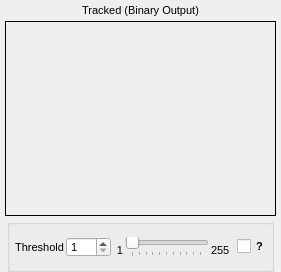
               <widget class="QWidget" name="widget_2" native="true">
                <property name="sizePolicy">
                 <sizepolicy hsizetype="Expanding" vsizetype="Expanding">
                  <horstretch>0</horstretch>
                  <verstretch>0</verstretch>
                 </sizepolicy>
                </property>
                <property name="minimumSize">
                 <size>
                  <width>268</width>
                  <height>272</height>
                 </size>
                </property>
                <layout class="QVBoxLayout" name="verticalLayout_8">
                 <property name="spacing">
                  <number>1</number>
                 </property>
                 <property name="leftMargin">
                  <number>5</number>
                 </property>
                 <property name="topMargin">
                  <number>0</number>
                 </property>
                 <property name="rightMargin">
                  <number>5</number>
                 </property>
                 <property name="bottomMargin">
                  <number>0</number>
                 </property>
                 <item>
                  <widget class="QLabel" name="label_tracked">
                   <property name="sizePolicy">
                    <sizepolicy hsizetype="Expanding" vsizetype="Fixed">
                     <horstretch>0</horstretch>
                     <verstretch>0</verstretch>
                    </sizepolicy>
                   </property>
                   <property name="minimumSize">
                    <size>
                     <width>0</width>
                     <height>20</height>
                    </size>
                   </property>
                   <property name="font">
                    <font>
                     <pointsize>8</pointsize>
                     <weight>50</weight>
                     <bold>false</bold>
                    </font>
                   </property>
                   <property name="text">
                    <string>Tracked (Binary Output)</string>
                   </property>
                   <property name="alignment">
                    <set>Qt::AlignCenter</set>
                   </property>
                  </widget>
                 </item>
                 <item>
                  <widget class="QFrame" name="frame_trackedImage">
                   <property name="sizePolicy">
                    <sizepolicy hsizetype="Expanding" vsizetype="Expanding">
                     <horstretch>0</horstretch>
                     <verstretch>0</verstretch>
                    </sizepolicy>
                   </property>
                   <property name="minimumSize">
                    <size>
                     <width>258</width>
                     <height>194</height>
                    </size>
                   </property>
                   <property name="maximumSize">
                    <size>
                     <width>16777215</width>
                     <height>16777215</height>
                    </size>
                   </property>
                   <property name="frameShape">
                    <enum>QFrame::Box</enum>
                   </property>
                   <property name="lineWidth">
                    <number>1</number>
                   </property>
                   <layout class="QHBoxLayout" name="horizontalLayout_trackedImage">
                    <property name="spacing">
                     <number>0</number>
                    </property>
                    <property name="margin">
                     <number>1</number>
                    </property>
                   </layout>
                  </widget>
                 </item>
                 <item>
                  <layout class="QHBoxLayout" name="horizontalLayout_5">
                   <property name="spacing">
                    <number>0</number>
                   </property>
                   <property name="topMargin">
                    <number>2</number>
                   </property>
                   <item>
                    <spacer name="horizontalSpacer_5">
                     <property name="orientation">
                      <enum>Qt::Horizontal</enum>
                     </property>
                     <property name="sizeType">
                      <enum>QSizePolicy::Fixed</enum>
                     </property>
                     <property name="sizeHint" stdset="0">
                      <size>
                       <width>2</width>
                       <height>20</height>
                      </size>
                     </property>
                    </spacer>
                   </item>
                   <item>
                    <widget class="QGroupBox" name="groupBox_threshold">
                     <property name="sizePolicy">
                      <sizepolicy hsizetype="Expanding" vsizetype="Fixed">
                       <horstretch>0</horstretch>
                       <verstretch>0</verstretch>
                      </sizepolicy>
                     </property>
                     <property name="minimumSize">
                      <size>
                       <width>0</width>
                       <height>53</height>
                      </size>
                     </property>
                     <property name="maximumSize">
                      <size>
                       <width>16777215</width>
                       <height>53</height>
                      </size>
                     </property>
                     <property name="font">
                      <font>
                       <pointsize>8</pointsize>
                      </font>
                     </property>
                     <property name="title">
                      <string/>
                     </property>
                     <property name="alignment">
                      <set>Qt::AlignCenter</set>
                     </property>
                     <layout class="QGridLayout" name="gridLayout_4">
                      <property name="margin">
                       <number>2</number>
                      </property>
                      <property name="spacing">
                       <number>2</number>
                      </property>
                      <item row="0" column="1">
                       <widget class="QLabel" name="label_threshold">
                        <property name="sizePolicy">
                         <sizepolicy hsizetype="Preferred" vsizetype="Preferred">
                          <horstretch>0</horstretch>
                          <verstretch>0</verstretch>
                         </sizepolicy>
                        </property>
                        <property name="minimumSize">
                         <size>
                          <width>0</width>
                          <height>20</height>
                         </size>
                        </property>
                        <property name="maximumSize">
                         <size>
                          <width>16777215</width>
                          <height>20</height>
                         </size>
                        </property>
                        <property name="font">
                         <font>
                          <family>MS Shell Dlg 2</family>
                          <pointsize>8</pointsize>
                         </font>
                        </property>
                        <property name="text">
                         <string> Threshold</string>
                        </property>
                        <property name="alignment">
                         <set>Qt::AlignRight|Qt::AlignTrailing|Qt::AlignVCenter</set>
                        </property>
                       </widget>
                      </item>
                      <item row="0" column="3">
                       <widget class="QLabel" name="label_minThreshold">
                        <property name="minimumSize">
                         <size>
                          <width>10</width>
                          <height>20</height>
                         </size>
                        </property>
                        <property name="maximumSize">
                         <size>
                          <width>16777215</width>
                          <height>20</height>
                         </size>
                        </property>
                        <property name="font">
                         <font>
                          <family>MS Shell Dlg 2</family>
                          <pointsize>8</pointsize>
                         </font>
                        </property>
                        <property name="text">
                         <string>1</string>
                        </property>
                        <property name="alignment">
                         <set>Qt::AlignBottom|Qt::AlignRight|Qt::AlignTrailing</set>
                        </property>
                       </widget>
                      </item>
                      <item row="0" column="2">
                       <widget class="QSpinBox" name="spinBox_imageThreshold">
                        <property name="minimumSize">
                         <size>
                          <width>0</width>
                          <height>20</height>
                         </size>
                        </property>
                        <property name="maximumSize">
                         <size>
                          <width>16777215</width>
                          <height>20</height>
                         </size>
                        </property>
                        <property name="minimum">
                         <number>1</number>
                        </property>
                        <property name="maximum">
                         <number>255</number>
                        </property>
                       </widget>
                      </item>
                      <item row="0" column="4">
                       <widget class="QSlider" name="slider_imageThreshold">
                        <property name="minimumSize">
                         <size>
                          <width>0</width>
                          <height>20</height>
                         </size>
                        </property>
                        <property name="maximumSize">
                         <size>
                          <width>16777215</width>
                          <height>20</height>
                         </size>
                        </property>
                        <property name="minimum">
                         <number>1</number>
                        </property>
                        <property name="maximum">
                         <number>255</number>
                        </property>
                        <property name="value">
                         <number>1</number>
                        </property>
                        <property name="orientation">
                         <enum>Qt::Horizontal</enum>
                        </property>
                        <property name="tickPosition">
                         <enum>QSlider::TicksBelow</enum>
                        </property>
                        <property name="tickInterval">
                         <number>25</number>
                        </property>
                       </widget>
                      </item>
                      <item row="0" column="5">
                       <widget class="QLabel" name="label_maxThreshold">
                        <property name="minimumSize">
                         <size>
                          <width>0</width>
                          <height>20</height>
                         </size>
                        </property>
                        <property name="maximumSize">
                         <size>
                          <width>16777215</width>
                          <height>20</height>
                         </size>
                        </property>
                        <property name="font">
                         <font>
                          <family>MS Shell Dlg 2</family>
                          <pointsize>8</pointsize>
                         </font>
                        </property>
                        <property name="text">
                         <string>255</string>
                        </property>
                        <property name="alignment">
                         <set>Qt::AlignBottom|Qt::AlignLeading|Qt::AlignLeft</set>
                        </property>
                       </widget>
                      </item>
                      <item row="0" column="7">
                       <widget class="QCheckBox" name="checkBox_thresholdHelp">
                        <property name="font">
                         <font>
                          <weight>75</weight>
                          <bold>true</bold>
                         </font>
                        </property>
                        <property name="text">
                         <string>?</string>
                        </property>
                       </widget>
                      </item>
                      <item row="0" column="6">
                       <spacer name="horizontalSpacer_43">
                        <property name="orientation">
                         <enum>Qt::Horizontal</enum>
                        </property>
                        <property name="sizeType">
                         <enum>QSizePolicy::Fixed</enum>
                        </property>
                        <property name="sizeHint" stdset="0">
                         <size>
                          <width>5</width>
                          <height>20</height>
                         </size>
                        </property>
                       </spacer>
                      </item>
                     </layout>
                    </widget>
                   </item>
                   <item>
                    <spacer name="horizontalSpacer_6">
                     <property name="orientation">
                      <enum>Qt::Horizontal</enum>
                     </property>
                     <property name="sizeType">
                      <enum>QSizePolicy::Fixed</enum>
                     </property>
                     <property name="sizeHint" stdset="0">
                      <size>
                       <width>2</width>
                       <height>20</height>
                      </size>
                     </property>
                    </spacer>
                   </item>
                  </layout>
                 </item>
                </layout>
               </widget>
